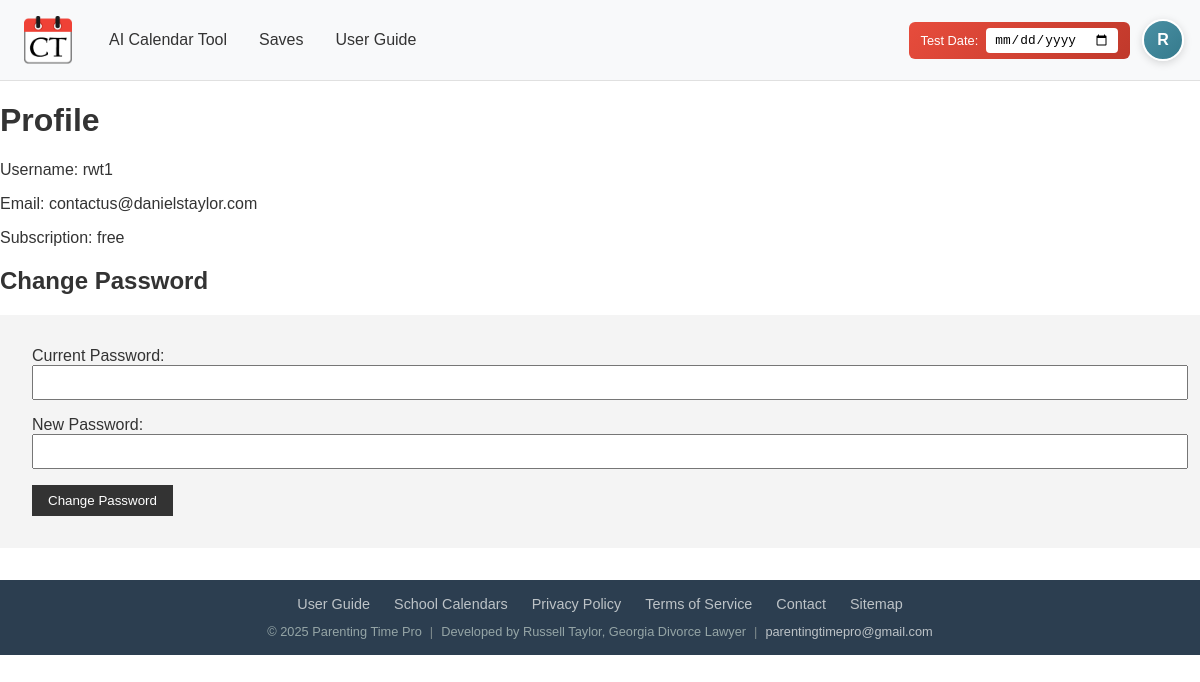
Screenshot of /profile (signed in) with the database file from the repository.
### models.py (models this page shows, shortened)
class User(UserMixin, db.Model):
    id = db.Column(db.Integer, primary_key=True)
    username = db.Column(db.String(64), unique=True, nullable=False)
    email = db.Column(db.String(120), unique=True, nullable=False)
    password_hash = db.Column(db.String(128))
    is_admin = db.Column(db.Boolean, default=False)
    is_super_admin = db.Column(db.Boolean, default=False)
    is_blocked = db.Column(db.Boolean, default=False)
    subscription_type = db.Column(db.String(20), default='free')
    custom_h4 = db.Column(db.String(255))
    token = db.Column(db.Integer, nullable=False, default=50)
    confirmed = db.Column(db.Boolean, default=False)

### main.py (the view, shortened to what this page needs)
@main.route('/profile', methods=['GET', 'POST'])
@login_required
def profile():
    guest_journey = GuestToken.query.filter_by(linked_user_id=current_user.id).first()
    return render_template('profile.html', current_user=current_user, guest_journey=guest_journey)

### templates/profile.html (shortened to what this page needs)
{% extends "base.html" %}
{% block content %}
<h1>Profile</h1>
<p>Username: {{ current_user.username }}</p>
<p>Email: {{ current_user.email }}</p>
<p>Subscription: {{ current_user.subscription_type }}</p>
<h2>Change Password</h2>
<form method="POST" action="{{ url_for('main.profile') }}">
    <label for="current_password">Current Password:</label>
    <input type="password" id="current_password" name="current_password" required>
    <label for="new_password">New Password:</label>
    <input type="password" id="new_password" name="new_password" required>
    <button type="submit">Change Password</button>
</form>
{% endblock %}

### templates/base.html (shortened to what this page needs)
<!DOCTYPE html>
<html lang="en">
<head>
    <link rel="stylesheet" href="{{ url_for('static', filename='css/styles.css') }}">
</head>
<body>
    <nav>
        <div class="nav-container">
            <div class="nav-left">
                <ul>
                    <li><a href="{{ url_for('main.home') }}"><img src="{{ url_for('static', filename='images/calendar-tool-icon.png') }}" alt="Home" class="nav-icon" /></a></li>
                    {% if current_user.is_authenticated %}
                        <li><a href="{{ url_for('main.ai_calendar') }}">AI Calendar Tool</a></li>
                        <li><a href="{{ url_for('main.saves') }}">Saves</a></li>
                        <li><a href="{{ url_for('main.user_guide') }}">User Guide</a></li>
                    {% else %}
                        <li><a href="{{ url_for('main.ai_calendar') }}">AI Calendar Tool</a></li>
                        <li><a href="{{ url_for('main.user_guide') }}">User Guide</a></li>
                        <li><a href="{{ url_for('auth.login') }}">Login</a></li>
                        <li><a href="{{ url_for('auth.register') }}">Register</a></li>
                    {% endif %}
                </ul>
            </div>
            {% if current_user.is_authenticated %}
            <div class="nav-right" style="display: flex; align-items: center;">
                {% if current_user.is_admin %}
                <div class="admin-date-override" id="adminDateOverride">
                    <label for="overrideDate">Test Date:</label>
                    <input type="date" id="overrideDate" />
                </div>
                {% endif %}
                <div class="profile-dropdown">
                    <button class="profile-btn" id="profileBtn" aria-label="User menu">
                        {{ current_user.username[0]|upper }}
                    </button>
                </div>
            </div>
            {% endif %}
        </div>
    </nav>
    <main>
        {% block content %}{% endblock %}
    </main>
    <footer>
        <div class="footer-compact">
            <div class="footer-links">
                <a href="{{ url_for('main.user_guide') }}">User Guide</a>
                <a href="{{ url_for('main.school_calendars_index') }}">School Calendars</a>
                <a href="{{ url_for('main.privacy_policy') }}">Privacy Policy</a>
                <a href="{{ url_for('main.terms_of_service') }}">Terms of Service</a>
                <a href="{{ url_for('main.contact') }}">Contact</a>
                <a href="{{ url_for('main.sitemap') }}">Sitemap</a>
            </div>
            <div class="footer-info">
                <span>&copy; 2025 Parenting Time Pro</span>
                <span class="footer-divider">|</span>
                <span>Developed by Russell Taylor, Georgia Divorce Lawyer</span>
                <span class="footer-divider">|</span>
                <a href="mailto:parentingtimepro@gmail.com">parentingtimepro@gmail.com</a>
            </div>
        </div>
    </footer>
</body>
</html>

### static/css/styles.css (style rules this page uses)
body { margin: 0; padding: 0; font-family: Arial, sans-serif; background-color: #ffffff; color: #333; }
nav { background-color: #f8f9fa; color: #333; padding: 1rem; border-bottom: 1px solid #e0e0e0; }
nav ul { list-style-type: none; padding: 0; margin: 0; display: flex; flex-wrap: wrap; align-items: center; gap: 0.5rem; }
nav ul li { display: inline; margin-right: 0.5rem; }
nav ul li a { color: #333; text-decoration: none; padding: 0.5rem; border-radius: 4px; transition: background-color 0.2s; }
form { background: #f4f4f4; padding: 2rem; margin-bottom: 1rem; }
input[type="text"], input[type="email"], input[type="password"] { display: block; width: 100%; padding: 0.5rem; margin-bottom: 1rem; }
button { display: inline-block; background: #333; color: #fff; padding: 0.5rem 1rem; border: none; cursor: pointer; }

### templates/base.html (style rules this page uses)
.nav-icon { height: 48px; width: 48px; vertical-align: middle; margin-right: 5px; transition: all 0.3s ease; }
@media screen and (min-width: 769px) { .nav-icon { height: 48px; width: 48px; } }
.nav-container { display: flex; justify-content: space-between; align-items: center; width: 100%; max-width: 1200px; margin: 0 auto; }
.nav-left { display: flex; align-items: center; gap: 0.5rem; }
.nav-left ul { display: flex; list-style: none; margin: 0; padding: 0; gap: 0.5rem; align-items: center; }
.nav-right { position: relative; }
.profile-dropdown { position: relative; display: inline-block; }
.profile-btn { width: 42px; height: 42px; border-radius: 50%; background: linear-gradient(135deg, #4a90a4 0%, #357a8c 100%); border: 2px solid #fff; box-shadow: 0 2px 8px rgba(0,0,0,0.15); cursor: pointer; display: flex; align-items: center; justify-content: center; color: #fff; font-weight: 600; font-size: 16px; transition: all 0.3s ease; }
.admin-date-override { display: flex; align-items: center; gap: 8px; margin-right: 12px; padding: 6px 12px; background: linear-gradient(135deg, #e74c3c 0%, #c0392b 100%); border-radius: 6px; color: white; font-size: 0.8rem; }
.admin-date-override label { cursor: pointer; white-space: nowrap; font-weight: 500; }
.admin-date-override input[type="date"] { padding: 4px 8px; border: none; border-radius: 4px; font-size: 0.8rem; background: white; cursor: pointer; }
footer { background-color: #2c3e50; color: #ecf0f1; padding: 1rem; margin-top: 2rem; }
.footer-compact { max-width: 1200px; margin: 0 auto; text-align: center; }
.footer-links { display: flex; justify-content: center; flex-wrap: wrap; gap: 1rem 1.5rem; margin-bottom: 0.75rem; }
.footer-links a { color: #bdc3c7; text-decoration: none; font-size: 0.9rem; transition: color 0.2s; }
.footer-info { font-size: 0.8rem; color: #95a5a6; display: flex; justify-content: center; flex-wrap: wrap; gap: 0.25rem 0.5rem; align-items: center; }
.footer-info a { color: #bdc3c7; text-decoration: none; }
.footer-divider { color: #7f8c8d; }

### rows the page displays
User: username "R", username "rwt1", email "contactus@danielstaylor.com", subscription_type "free"
